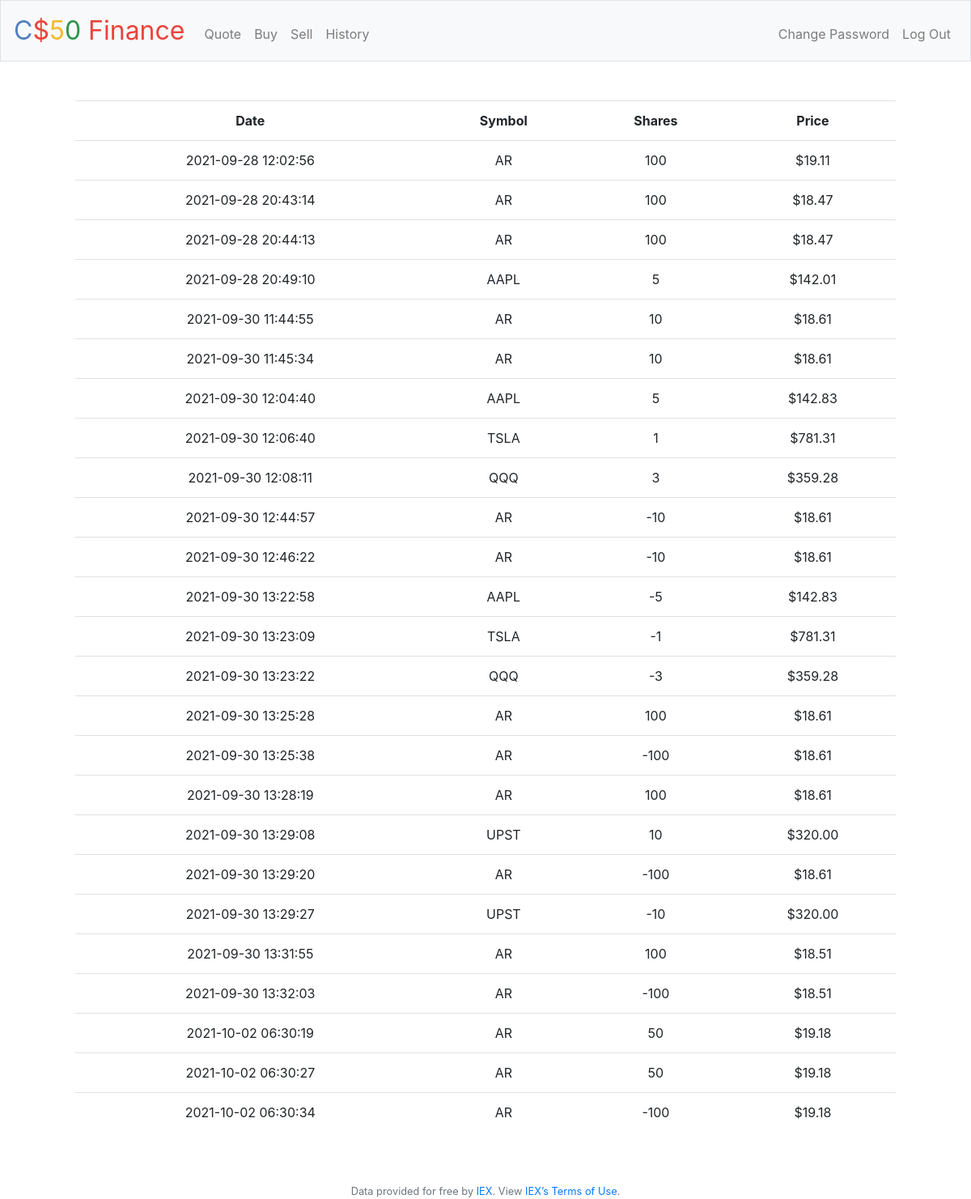
Screenshot of /history (signed in) with the database file from the repository.
### tables this page shows
CREATE TABLE transactions (user_id INTEGER, stock TEXT NOT NULL, share INT NOT NULL, price FLOAT NOT NULL, date DATETIME NOT NULL, FOREIGN KEY(user_id) REFERENCES users(id));

### application.py (the view)
@app.route("/history")
@login_required
def history():
    """to do this, you need to be created table to track information and to show history at BUY and SELL"""
    portfolio = db.execute("SELECT stock, share, price, date FROM transactions WHERE user_id = ?", session["user_id"])
    if not portfolio:
        return apology("don't have transaction history yet")
    return render_template("history.html", stocks=portfolio)

### application.py (called while the page is built)
@app.after_request
def after_request(response):
    response.headers["Cache-Control"] = "no-cache, no-store, must-revalidate"
    response.headers["Expires"] = 0
    response.headers["Pragma"] = "no-cache"
    return response

### helpers.py (called while the page is built)
def login_required(f):
    @wraps(f)
    def decorated_function(*args, **kwargs):
        if session.get("user_id") is None:
            return redirect("/login")
        return f(*args, **kwargs)
    return decorated_function

def usd(value):
    return f"${value:,.2f}"

### templates/history.html (shortened to what this page needs)
{% extends "layout.html" %}
{% block main %}
    <div class="container">
        <table class="table">
            <tr>
                <th>Date</th>
                <th>Symbol</th>
                <th>Shares</th>
                <th>Price</th>
            </tr>
            {% for stock in stocks %}
                <tr>
                    <td>{{ stock['date'] }}</td>
                    <td>{{ stock['stock'].upper() }}</td>
                    <td>{{ stock['share'] }}</td>
                    <td>{{ stock['price'] | usd }}</td>
                </tr>
            {% endfor %}
        </table>
    </div>
{% endblock %}

### templates/layout.html (shortened to what this page needs)
<!DOCTYPE html>
<html lang="en">
    <head>
        <link rel="stylesheet" href="https://cdn.jsdelivr.net/npm/bootstrap@4.5.3/dist/css/bootstrap.min.css">
        <link href="/static/styles.css" rel="stylesheet">
    </head>
    <body>
        <nav class="navbar navbar-expand-md navbar-light bg-light border">
            <a class="navbar-brand" href="/"><span class="blue">C</span><span class="red">$</span><span class="yellow">5</span><span class="green">0</span> <span class="red">Finance</span></a>
            <div class="collapse navbar-collapse" id="navbar">
                {% if session.user_id %}
                    <ul class="navbar-nav mr-auto mt-2">
                        <li class="nav-item"><a class="nav-link" href="/quote">Quote</a></li>
                        <li class="nav-item"><a class="nav-link" href="/buy">Buy</a></li>
                        <li class="nav-item"><a class="nav-link" href="/sell">Sell</a></li>
                        <li class="nav-item"><a class="nav-link" href="/history">History</a></li>
                    </ul>
                    <ul class="navbar-nav ml-auto mt-2">
                        <li class="nav-item"><a class="nav-link" href="/changepassword">Change Password</a></li>
                        <li class="nav-item"><a class="nav-link" href="/logout">Log Out</a></li>
                    </ul>
                {% else %}
                    <ul class="navbar-nav ml-auto mt-2">
                        <li class="nav-item"><a class="nav-link" href="/register">Register</a></li>
                        <li class="nav-item"><a class="nav-link" href="/login">Log In</a></li>
                    </ul>
                {% endif %}
            </div>
        </nav>
        <main class="container p-5">
            {% block main %}{% endblock %}
        </main>
        <footer class="small text-center text-muted">
            Data provided for free by <a href="https://iextrading.com/developer">IEX</a>. View <a href="https://iextrading.com/api-exhibit-a/">IEX’s Terms of Use</a>.
        </footer>
    </body>
</html>

### static/styles.css (style rules this page uses)
nav .navbar-brand { font-size: xx-large; }
nav .navbar-brand .blue { color: #537fbe; }
nav .navbar-brand .red { color: #ea433b; }
nav .navbar-brand .yellow { color: #f5b82e; }
nav .navbar-brand .green { color: #2e944b; }
main { overflow-x: auto; text-align: center; }

### rows the page displays
transactions: date "2021-09-28 12:02:56", stock "AR", share "100", price "$19.11"
transactions: date "2021-09-28 20:43:14", stock "AR", share "100", price "$18.47"
transactions: date "2021-09-28 20:44:13", stock "AR", share "100", price "$18.47"
transactions: date "2021-09-28 20:49:10", stock "AAPL", share "5", price "$142.01"
transactions: date "2021-09-30 11:44:55", stock "AR", share "10", price "$18.61"
transactions: date "2021-09-30 11:45:34", stock "AR", share "10", price "$18.61"
transactions: date "2021-09-30 12:04:40", stock "AAPL", share "5", price "$142.83"
transactions: date "2021-09-30 12:06:40", stock "TSLA", share "1", price "$781.31"
transactions: date "2021-09-30 12:08:11", stock "QQQ", share "3", price "$359.28"
transactions: date "2021-09-30 12:44:57", stock "AR", share "-10", price "$18.61"
transactions: date "2021-09-30 12:46:22", stock "AR", share "-10", price "$18.61"
transactions: date "2021-09-30 13:22:58", stock "AAPL", share "-5", price "$142.83"
transactions: date "2021-09-30 13:23:09", stock "TSLA", share "-1", price "$781.31"
transactions: date "2021-09-30 13:23:22", stock "QQQ", share "-3", price "$359.28"
transactions: date "2021-09-30 13:25:28", stock "AR", share "100", price "$18.61"
transactions: date "2021-09-30 13:25:38", stock "AR", share "-100", price "$18.61"
transactions: date "2021-09-30 13:28:19", stock "AR", share "100", price "$18.61"
transactions: date "2021-09-30 13:29:08", stock "UPST", share "10", price "$320.00"
transactions: date "2021-09-30 13:29:20", stock "AR", share "-100", price "$18.61"
transactions: date "2021-09-30 13:29:27", stock "UPST", share "-10", price "$320.00"
transactions: date "2021-09-30 13:31:55", stock "AR", share "100", price "$18.51"
transactions: date "2021-09-30 13:32:03", stock "AR", share "-100", price "$18.51"
transactions: date "2021-10-02 06:30:19", stock "AR", share "50", price "$19.18"
transactions: date "2021-10-02 06:30:27", stock "AR", share "50", price "$19.18"
transactions: date "2021-10-02 06:30:34", stock "AR", share "-100", price "$19.18"
